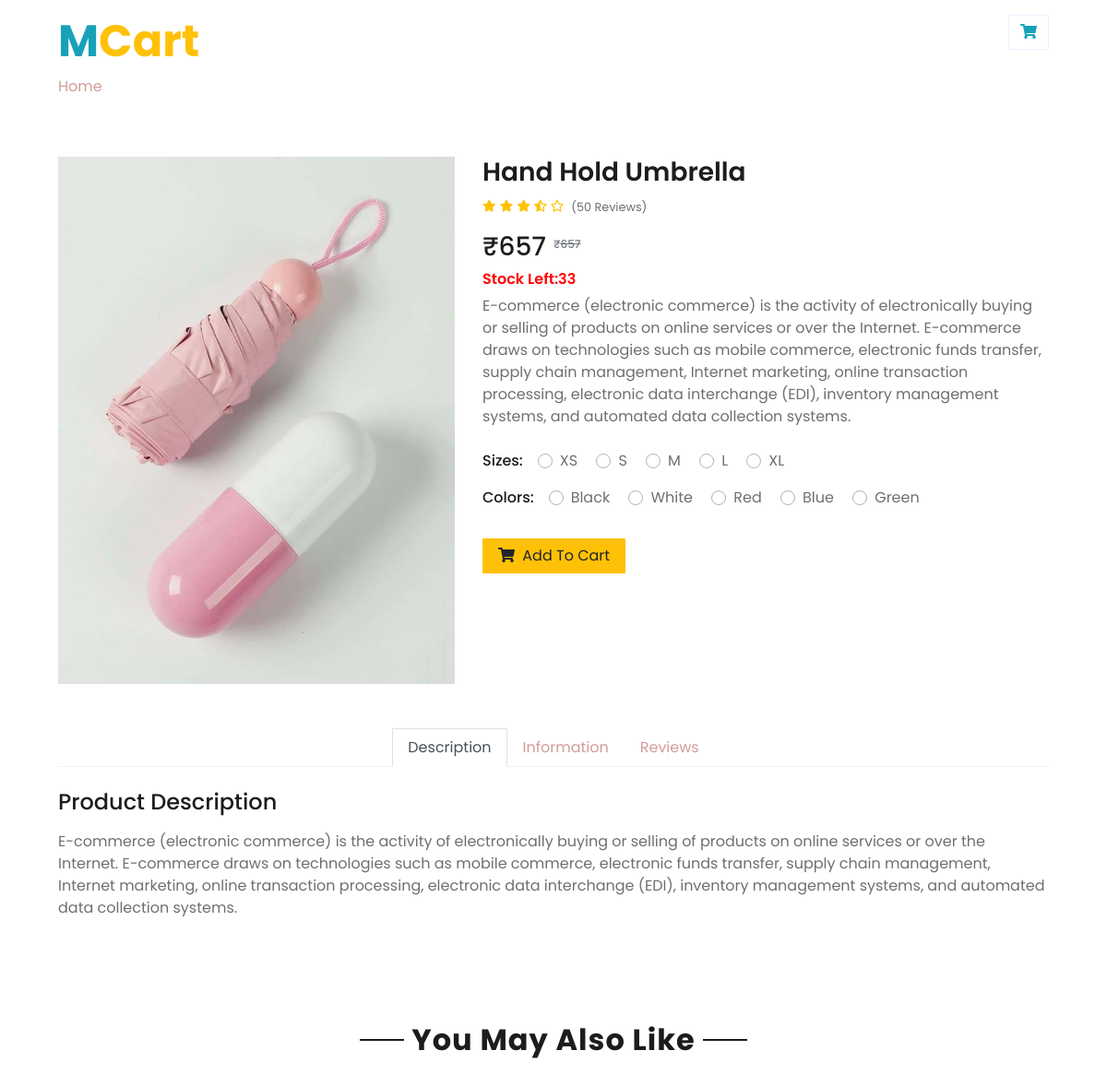
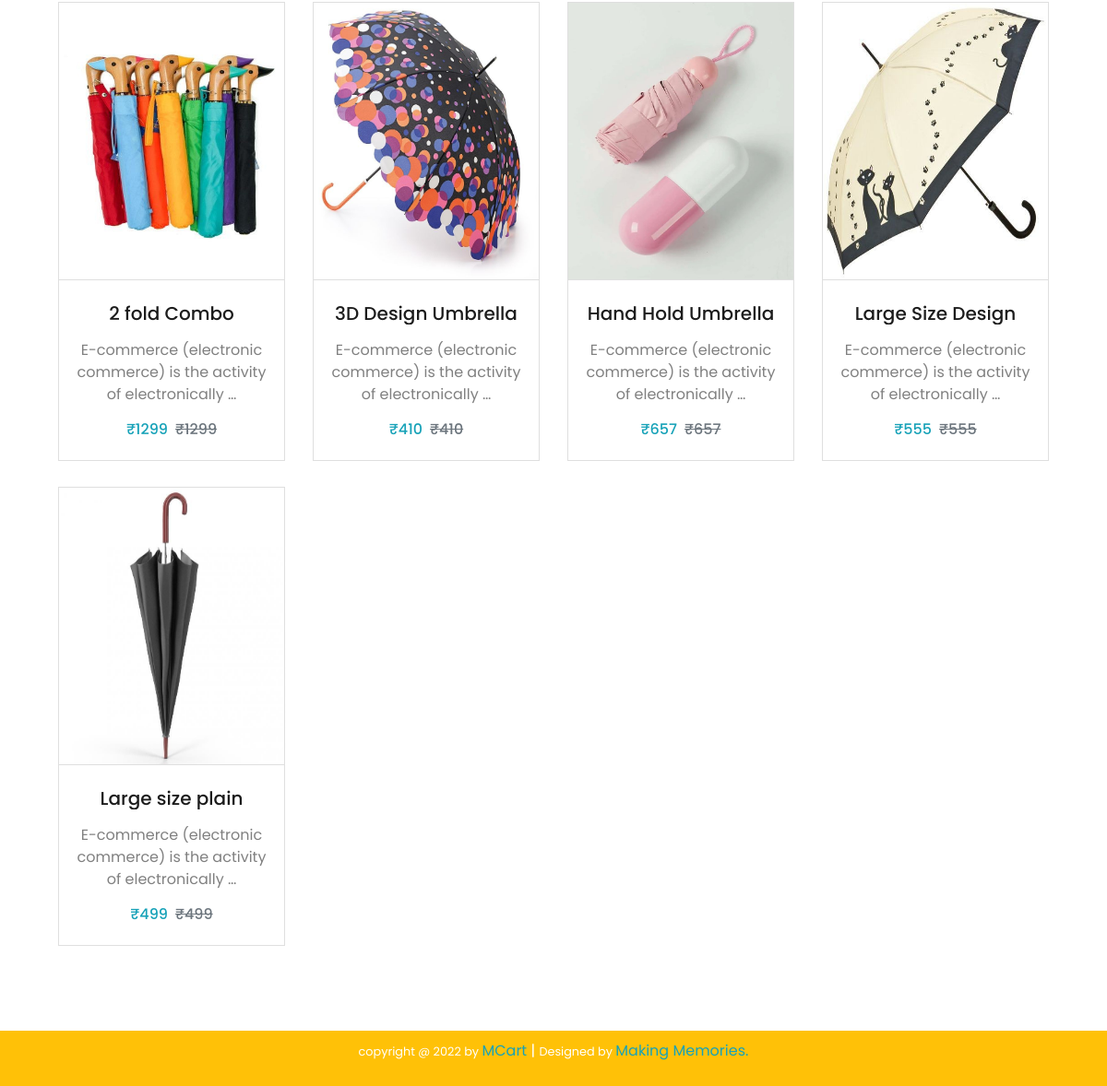
The page /umbrellas/hand-hold-umbrella on the database its author committed (2 pictures, top to bottom).
### home/models.py (models this page shows, shortened)
class Products(models.Model):
    name = models.CharField(max_length=250, unique=True)
    slug = models.SlugField(max_length=250, unique=True)
    img = models.ImageField(upload_to='product')
    desc = models.TextField()
    stock = models.IntegerField()
    available = models.BooleanField()
    price = models.IntegerField()
    category = models.ForeignKey(Categ,on_delete=models.CASCADE)
    class Meta:
        ordering = ('name',)
    def get_url(self):
        return reverse('details', args=[self.category.slug, self.slug])

### home/views.py (the view)
# urls.py: path('<slug:c_slug>/<slug:prod_slug>',views.ProdDetails, name='details'),
def ProdDetails(request, c_slug, prod_slug):
    try:
        pro = Products.objects.get(category__slug=c_slug, slug=prod_slug)
    except Exception as e:
        raise e
    c_page = get_object_or_404(Categ, slug=c_slug)
    pr = Products.objects.filter(category=c_page, available=True)
    return render(request, "detail.html", {'pro': pro, 'pr': pr})

### cart/context_processors.py (called while the page is built)
def count(request):
    itm_ct=0
    if 'admin' in request.path:
        return {}
    else:
        try:
            ct=CartList.objects.filter(cart_id=c_id(request))
            c_item=CartItems.objects.all().filter(cart=ct[:1])
            for i in c_item:
                itm_ct=itm_ct+1
        except CartList.DoesNotExist:
            itm_ct = 0
        return dict(itc=itm_ct)

### cart/views.py (called while the page is built)
def c_id(request):
    ct_id = request.session.session_key
    if not ct_id:
        ct_id = request.session.create()
    return ct_id

### templates/detail.html (shortened to what this page needs)
{% load static %}
<!DOCTYPE html>
<html lang="en">
<head>
    <link href="https://cdnjs.cloudflare.com/ajax/libs/font-awesome/5.10.0/css/all.min.css" rel="stylesheet">
    <link href="{% static 'shop/lib/owlcarousel/assets/owl.carousel.min.css' %}" rel="stylesheet">
    <link href="{% static 'shop/css/style.css' %}" rel="stylesheet">
</head>
<body>
    <div class="container-fluid">
        <div class="row justify-content-between py-3 px-xl-5">
            <div class="col-lg-3 d-none d-lg-block">
                <a href="/" class="text-decoration-none">
                    <h1 style="font-size:3rem" class="text-warning font-weight-bold"><span class="text-info font-weight-bold ">M</span>Cart</h1>
                </a>
                <a href="/" class="text-decoration-none">Home</a>
            </div>
            <div class="col-lg-3 col-6 text-right">
                 <a href="{% url 'cartDetails' %}" class="btn border">
                    <i class="fas fa-shopping-cart text-info"></i>
                </a>
            </div>
        </div>
    </div>
    <div class="container-fluid py-5">
        <div class="row px-xl-5">
            <div class="col-lg-5 pb-5">
                <div style=>
                            <img class="w-100 h-100" src="{{pro.img.url}}" alt="Image">
                </div>
            </div>
            <div class="col-lg-7 pb-5">
                <h3 class="font-weight-semi-bold">{{pro.name}}</h3>
                <div class="d-flex mb-3">
                    <div class="text-warning mr-2">
                        <small class="fas fa-star"></small>
                        <small class="fas fa-star"></small>
                        <small class="fas fa-star"></small>
                        <small class="fas fa-star-half-alt"></small>
                        <small class="far fa-star"></small>
                    </div>
                    <small class="pt-1">(50 Reviews)</small>
                </div>
                <div class="d-flex ">
                    <h3 >₹{{pro.price}}</h3><h6 class="text-muted ml-2"><sub>₹<del>{{pro.price}}</del></sub></h6>
                </div>
                <h6 style="color:red" class="font-weight-semi-bold">Stock Left:{{pro.stock}}</h6>
                <p class="mb-4">{{pro.desc}}</p>
                <div class="d-flex mb-3">
                    <p class="text-dark font-weight-medium mb-0 mr-3">Sizes:</p>
                    <form>
                        <div class="custom-control custom-radio custom-control-inline">
                            <label class="custom-control-label" for="size-1">XS</label>
                        </div>
                        <div class="custom-control custom-radio custom-control-inline">
                            <label class="custom-control-label" for="size-2">S</label>
                        </div>
                        <div class="custom-control custom-radio custom-control-inline">
                            <label class="custom-control-label" for="size-3">M</label>
                        </div>
                        <div class="custom-control custom-radio custom-control-inline">
                            <label class="custom-control-label" for="size-4">L</label>
                        </div>
                        <div class="custom-control custom-radio custom-control-inline">
                            <label class="custom-control-label" for="size-5">XL</label>
                        </div>
                    </form>
                </div>
                <div class="d-flex mb-4">
                    <p class="text-dark font-weight-medium mb-0 mr-3">Colors:</p>
                    <form>
                        <div class="custom-control custom-radio custom-control-inline">
                            <label class="custom-control-label" for="color-1">Black</label>
                        </div>
                        <div class="custom-control custom-radio custom-control-inline">
                            <label class="custom-control-label" for="color-2">White</label>
                        </div>
                        <div class="custom-control custom-radio custom-control-inline">
                            <label class="custom-control-label" for="color-3">Red</label>
                        </div>
                        <div class="custom-control custom-radio custom-control-inline">
                            <label class="custom-control-label" for="color-4">Blue</label>
                        </div>
                        <div class="custom-control custom-radio custom-control-inline">
                            <label class="custom-control-label" for="color-5">Green</label>
                        </div>
                    </form>
                </div>
                <div class="d-flex align-items-center mb-4 pt-2">
                    {% if pro.stock <= 0 %}
                    <h6 style="color:red" class="font-weight-semi-bold">Sorry! No stock left</h6>
                    {% else %}
                    <a href="{% url 'addcart' pro.id %}" class="btn btn-warning px-3"><i class="fa fa-shopping-cart mr-1"></i> Add To Cart</a>
                    {% endif %}
                </div>
            </div>
        </div>
        <div class="row px-xl-5">
            <div class="col">
                <div class="nav nav-tabs justify-content-center border-secondary mb-4">
                    <a class="nav-item nav-link active" data-toggle="tab" href="#tab-pane-1">Description</a>
                    <a class="nav-item nav-link" data-toggle="tab" href="#tab-pane-2">Information</a>
                    <a class="nav-item nav-link" data-toggle="tab" href="#tab-pane-3">Reviews </a>
                </div>
                <div class="tab-content">
                    <div class="tab-pane fade show active" id="tab-pane-1">
                        <h4 class="mb-3">Product Description</h4>
                        <p>{{pro.desc}}</p>
                    </div>
                </div>
            </div>
        </div>
    </div>
    <div class="container-fluid py-5">
        <div class="text-center mb-4">
            <h2 class="section-title px-5"><span class="px-2">You May Also Like</span></h2>
        </div>
        <div class="row px-xl-5 pb-3">
            {% for i in pr %}
            <div class="col-lg-3 col-md-6 col-sm-12 pb-1">
                <a href="{{i.get_url}}" style="color:grey; text-decoration:none"><div class="card product-item  mb-4" >
                    <div class="card-header product-img position-relative overflow-hidden bg-transparent  p-0">
                        <img class="img-fluid w-100" src= "{{i.img.url}}" alt="No image found" style="height:300px;">
                    </div>
                    <div class="card-body  text-center p-0 pt-4 pb-3">
                        <h5 class="text-truncate mb-3">{{i.name}}</h5>
                        <p style="padding-left:10px; padding-right:10px; ">{{i.desc|truncatewords:8}}</p>
                        <div class="d-flex justify-content-center">
                            <h6 style="color:#17a2b8">₹{{i.price}}</h6><h6 class="text-muted ml-2"><del>₹{{i.price}}</del></h6>
                        </div>
                    </div>
                </div></a>
            </div>
            {% endfor %}
        </div>
    </div>
<div style="background-color:#ffc107; padding:10px; text-align:center">
        <p style="color:white"> <small>copyright @ 2022 by   </small><a href="/" style="color:#17a2b8">  MCart</a> | <small>  Designed by </small><a href="/" style="color:#17a2b8">Making Memories.</a></p>
    </div>
</body>
</html>

### rows shown on the page
Products: img (picture), name "Hand Hold Umbrella", price "657", stock "33", desc "E-commerce (electronic commerce) is the activity of electronically buying or selling of products on online services or over the Internet. E-commerce draws on technologies such as mobile commerce, electronic funds transfer, supply chain management, Internet marketing, online transaction processing, electronic data interchange (EDI), inventory management systems, and automated data collection systems.", desc "E-commerce (electronic commerce) is the activity of electronically …"
Products: img (picture), name "2 fold Combo", desc "E-commerce (electronic commerce) is the activity of electronically …", price "1299"
Products: img (picture), name "3D Design Umbrella", desc "E-commerce (electronic commerce) is the activity of electronically …", price "410"
Products: img (picture), name "Large Size Design", desc "E-commerce (electronic commerce) is the activity of electronically …", price "555"
Products: img (picture), name "Large size plain", desc "E-commerce (electronic commerce) is the activity of electronically …", price "499"
